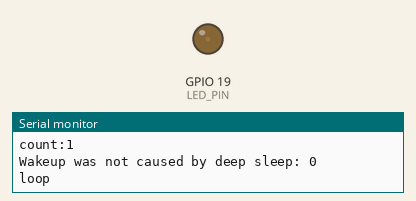
Bench run of a program on a simulated ESP32. Shown: output pins drawn as LEDs (lit = HIGH), the last lines printed to the serial monitor. At 3.0 s the program puts the board to deep sleep or switches it off; the recording ends there.

Above: at 0.1 s.
At 1.5 s:
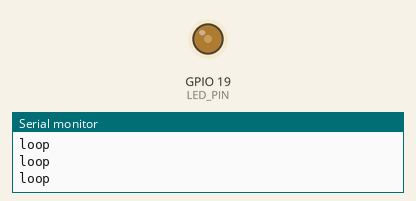
At 2.9 s:
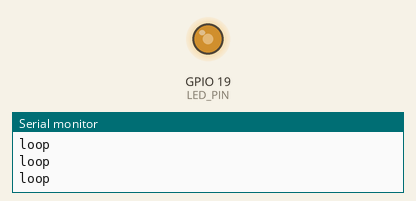
Timing chart, 0 to 3.0 s (numbered marks = the images above):
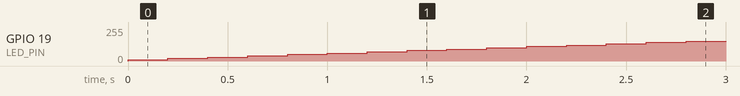

The program:

main.cpp
```cpp
#include <Arduino.h>
#define Threshold 40
#if CONFIG_IDF_TARGET_ESP32
#define THRESHOLD 40   /* Greater the value, more the sensitivity */
#else                  // ESP32-S2 and ESP32-S3 + default for other chips (to be adjusted) */
#define THRESHOLD 5000 /* Lower the value, more the sensitivity */
#endif
#define LED_PIN 19
#define BUTTON_PIN 26
// The ESP32 chip features 34 physical GPIO pins (GPIO0 ~ GPIO19, GPIO21 ~ GPIO23, GPIO25 ~ GPIO27, and GPIO32 ~ GPIO39).
// GPIO_NUM_0 ~ GPIO_NUM_39 are defined in the Arduino.h header file.
#define SECOND_TO_RUN 3
#define SECOND_TO_SLEEP 10
#define uS_TO_S_FACTOR 1000000
RTC_DATA_ATTR int count = 0;
RTC_DATA_ATTR uint8_t currentBrightness = 0;
touch_pad_t touchPin;

void print_wakeup_reason()
{
  esp_sleep_wakeup_cause_t wakeup_reason;

  wakeup_reason = esp_sleep_get_wakeup_cause();

  switch (wakeup_reason)
  {
  case ESP_SLEEP_WAKEUP_EXT0:
    Serial.println("Wakeup caused by external signal using RTC_IO");
    break;
  case ESP_SLEEP_WAKEUP_EXT1:
    Serial.println("Wakeup caused by external signal using RTC_CNTL");
    break;
  case ESP_SLEEP_WAKEUP_TIMER:
    Serial.println("Wakeup caused by timer");
    break;
  case ESP_SLEEP_WAKEUP_TOUCHPAD:
    Serial.println("Wakeup caused by touchpad");
    break;
  case ESP_SLEEP_WAKEUP_ULP:
    Serial.println("Wakeup caused by ULP program");
    break;
  default:
    Serial.printf("Wakeup was not caused by deep sleep: %d\n", wakeup_reason);
    break;
  }
}
void setup()
{
  Serial.begin(115200);
  count++;
  Serial.println(String("count:") + count);
  print_wakeup_reason();
  esp_sleep_enable_timer_wakeup(SECOND_TO_SLEEP * uS_TO_S_FACTOR);
  ledcSetup(0, 5000, 8);
  pinMode(BUTTON_PIN, INPUT_PULLUP);
  ledcAttachPin(LED_PIN, 0);
#if CONFIG_IDF_TARGET_ESP32
  touchSleepWakeUpEnable(T3, THRESHOLD);
  touchSleepWakeUpEnable(T7, THRESHOLD);

#else // ESP32-S2 + ESP32-S3
  // Setup sleep wakeup on Touch Pad 3 (GPIO3)
  touchSleepWakeUpEnable(T3, THRESHOLD);
#endif
}

void loop()
{
  if (millis() > SECOND_TO_RUN * 1000)
  {
    esp_deep_sleep_start();
  }
  Serial.println("loop");
  currentBrightness += 10;
  ledcWrite(0, currentBrightness);
  delay(200);
}
```

Measured:
- by itself, GPIO 19 (LED_PIN): moves from 0/255 to 149/255 over 2.8 s
